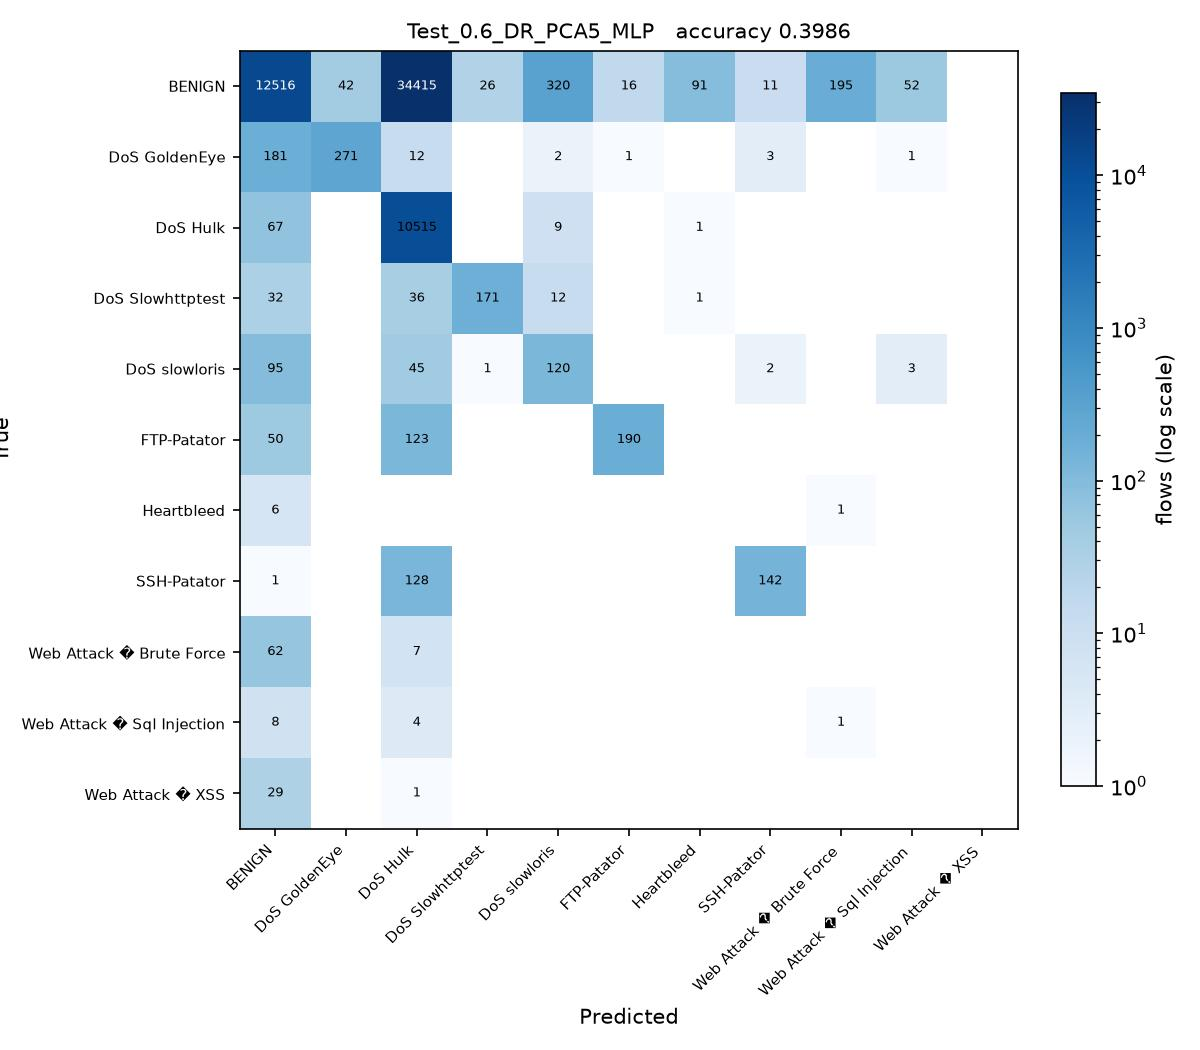

Python code for this plot:
# Test_0.6_DR_PCA5_MLP.py
#
# Test size 0.6  |  PCA, 5 components  |  Multilayer Perceptron (sheet #18)
#
# This is SGDC_60_40.py with the changes marked CHANGE below and nothing else.

import os
from pathlib import Path

# CHANGE 1: find the folder holding the three CSV files and run from there, so
# the plain file names below resolve no matter where this script is started
# from or how deeply it sits inside the project folder.
HERE = Path(__file__).resolve().parent
for PROJECT in [HERE, *HERE.parents]:
    if (PROJECT / 'Tuesday-WorkingHours.pcap_ISCX.csv').exists():
        os.chdir(PROJECT)
        break
else:
    raise SystemExit('Put this folder inside the folder that holds the three '
                     'CIC-IDS2017 CSV files, then run the script again.')
import numpy as np
import pandas as pd

df1 = pd.read_csv('Tuesday-WorkingHours.pcap_ISCX.csv', low_memory=True)
df2 = pd.read_csv('Wednesday-workingHours.pcap_ISCX.csv', low_memory=True)
df3 = pd.read_csv('Thursday-WorkingHours-Morning-WebAttacks.pcap_ISCX.csv', low_memory=True)

dataset = pd.concat([df1, df2, df3], ignore_index=True)

dataset.columns = dataset.columns.str.strip()

# CHANGE 2: a stratified sample of 100000 flows, the same for every run.
# Gradient Boosting builds one tree per class per stage on a single core, so all
# 1.3 million flows would take hours per script. At least 50 flows of every
# class are kept, so the rare attacks stay in the split.
label = dataset.columns[-1]
dataset = pd.concat(
    [g.sample(n=min(len(g), max(50, round(100000 * len(g) / len(dataset)))), random_state=0)
     for _, g in dataset.groupby(label)],
    ignore_index=True
)

X = dataset.iloc[:, :-1]
y = dataset.iloc[:, -1]

X = X.apply(pd.to_numeric, errors='coerce')

X.replace([np.inf, -np.inf], np.nan, inplace=True)

from sklearn.impute import SimpleImputer

imputer = SimpleImputer(missing_values=np.nan, strategy='mean')
X = imputer.fit_transform(X)

from sklearn.preprocessing import LabelEncoder

labelencoder_y = LabelEncoder()
y = labelencoder_y.fit_transform(y)

from sklearn.model_selection import train_test_split

X_train, X_test, y_train, y_test = train_test_split(
    X,
    y,
    test_size=0.6,   # CHANGE 3: test size
    random_state=0,
    stratify=y
)

# CHANGE 4: PCA, from PCA_LDA_KErnel_PCA_CODE.pdf (fit only on training data)
from sklearn.decomposition import PCA

pca = PCA(n_components=5)
X_train = pca.fit_transform(X_train)
X_test = pca.transform(X_test)

# CHANGE 5: Multilayer Perceptron (sheet #18) in place of SGDClassifier
from sklearn.neural_network import MLPClassifier

classifier = MLPClassifier(hidden_layer_sizes=(64, 32), max_iter=500,
                           random_state=42)

classifier.fit(X_train, y_train)

y_pred = classifier.predict(X_test) 

from sklearn.metrics import confusion_matrix
from sklearn.metrics import accuracy_score
from sklearn.metrics import precision_score
from sklearn.metrics import recall_score
from sklearn.metrics import f1_score
from sklearn.metrics import classification_report

cm = confusion_matrix(y_test, y_pred)

print("Confusion Matrix:\n")
print(cm)

print("\nAccuracy : {:.4f}".format(accuracy_score(y_test, y_pred)))
print("\nPrecision : {:.4f}".format(precision_score(y_test, y_pred, average='weighted')))
print("\nRecall : {:.4f}".format(recall_score(y_test, y_pred, average='weighted')))
print("\nF1 Score : {:.4f}".format(f1_score(y_test, y_pred, average='weighted')))

print("\nClassification Report:\n")
print(classification_report(y_test, y_pred))

# CHANGE 6: save the confusion matrix as Test_0.6_DR_PCA5_MLP.jpg and record the result
import matplotlib
matplotlib.use('Agg')
import matplotlib.pyplot as plt
from matplotlib.colors import LogNorm

here = HERE                     # the folder this script sits in
names = [str(c) for c in labelencoder_y.classes_]
fig, ax = plt.subplots(figsize=(8, 7))
im = ax.imshow(cm, cmap='Blues', norm=LogNorm(vmin=1))
ax.set_xticks(range(len(names)), names, rotation=45, ha='right', fontsize=7)
ax.set_yticks(range(len(names)), names, fontsize=7)
ax.set_xlabel('Predicted')
ax.set_ylabel('True')
ax.set_title('Test_0.6_DR_PCA5_MLP   accuracy {:.4f}'.format(accuracy_score(y_test, y_pred)), fontsize=10)
for i in range(cm.shape[0]):
    for j in range(cm.shape[1]):
        if cm[i, j]:
            ax.text(j, i, cm[i, j], ha='center', va='center', fontsize=6,
                    color='white' if cm[i, j] > cm.max() / 3 else 'black')
fig.colorbar(im, ax=ax, fraction=0.04, label='flows (log scale)')
fig.tight_layout()
fig.savefig(here / 'Test_0.6_DR_PCA5_MLP.jpg', dpi=150)
plt.close(fig)

row = pd.DataFrame([{
    'Test': 0.6, 'DR': 'PCA5', 'Clas': 'MLP',
    'Acc': round(accuracy_score(y_test, y_pred), 4),
    'Pre': round(precision_score(y_test, y_pred, average='weighted'), 4),
    'Rec': round(recall_score(y_test, y_pred, average='weighted'), 4),
    'F1': round(f1_score(y_test, y_pred, average='weighted'), 4),
    'script': 'Test_0.6_DR_PCA5_MLP',
}])
# one file per run, so several scripts can run at the same time without
# overwriting each other. 21_run_45_mix.py merges them into the Excel sheet.
out = PROJECT / 'results' / 'parts_mix' / 'Test_0.6_DR_PCA5_MLP.csv'
out.parent.mkdir(parents=True, exist_ok=True)
row.to_csv(out, index=False)
